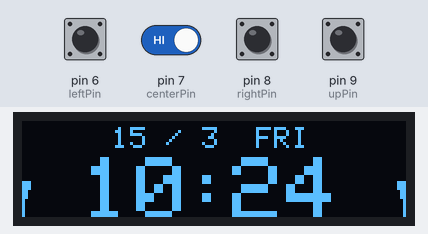
Recording of a sketch running on a simulated Arduino Uno, built with avr-gcc and run on an emulated ATmega328P. On the bench: 128×32 one-colour display. Inputs (shaded band) come from the test bench; at power-on: pin 6 (leftPin), pin 7 (centerPin), pin 8 (rightPin), pin 9 (upPin) HIGH. The modem is registered and sends nothing unless stated; the local clock reads 2024-03-15 10:24:30 at power-on unless the sketch sets it.

Above: at 1.77 s.
1.8 s: pin 7 (centerPin) driven LOW
At 1.92 s:
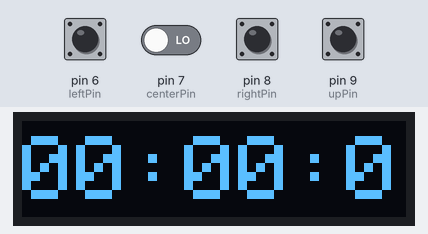
3.9 s: pin 7 (centerPin) driven HIGH
5.4 s: pin 6 (leftPin) pulled LOW for 1 s
At 7.3 s:
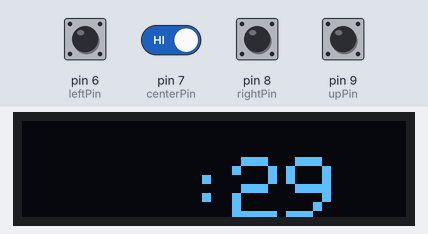
7.9 s: pin 9 (upPin) pulled LOW for 0.15 s
At 8.7 s:
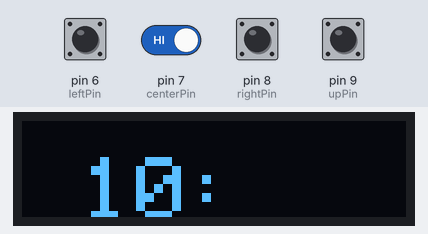
9.5 s: pin 8 (rightPin) pulled LOW for 0.15 s
At 10.5 s:
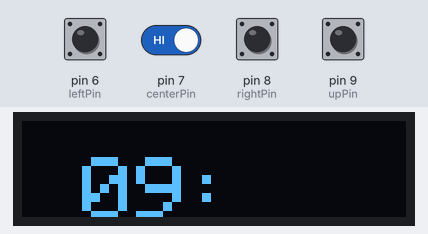
11.1 s: pin 8 (rightPin) pulled LOW for 1 s
At 12.9 s:
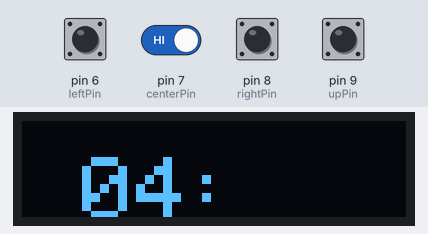
Timing chart, 0 to 14.4 s (numbered marks = the images above; inputs shaded):
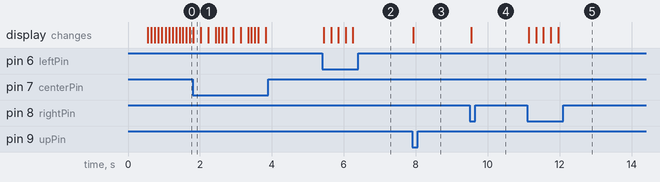

The sketch:

dsiplaySms.ino
```cpp
//#include <SPI.h>
#include <Wire.h>
//#include <Adafruit_GFX.h>
#include <Adafruit_SSD1306.h>
#include "RTClib.h"
#include <Sim800l.h>
#include <SoftwareSerial.h> //is necesary for the library!!
#include "U8glib.h"

RTC_DS3231 rtc;
#define OLED_RESET 4
Adafruit_SSD1306 display(OLED_RESET);

// Variable assignment
char daysOfTheWeek[7][12] = {"SUN", "MON", "TUE", "WED", "THU", "FRI", "SAT"};
char optionKey = 'M', commandKey = '0';
char preferenceKey;
// Variables for button press
char mode[5] = {'M', 'S', 'C', 'P'};
int modeIndex = 0, centerPin = 7, upPin = 9, leftPin = 6, rightPin = 8;
long pressedTime = 0;
// Variables for time quantities
int hourHand, minuteHand, secondHand;
int preHour, preMinute, preSecond;
// Variable for stopwatch quantites
int stopMinute = 0, stopSecond = 0, stopMilliSecond = 0, inProgress = 0, preUnit, resetSW = 0;
int stopMinuteX = 0, stopSecondX = 54, stopMilliSecondX = 108, stopwatchY = 5;
int durationSW, resetUnit, loopDelayCount = 20;
// Variables for animation
int lineLength = 0, blackOn = 1;
// Cursor positions
int hourX = 20, minuteX = 70, dotX = 54, timeY = 12;
int dateX = 30, dateY = 2,durationOff;
//gsm
Sim800l Sim800l;  //to declare the library
String numberSms;
uint8_t index;   // to indicate the message to read.
bool error;       // to store the error output
bool match;       // to check whether numbers match
String number ="+94719688884";
int LEDpin=5, checkSmsDelay = 1, checkSmsTimes = 10;

// Declaring methods
void mainWindowTimeAndDate();
void mainWindowAnime();
void runStopwatch();
void runClockSetting();

void displayColan();
void printHand();
void dotsTicking();
void printDateAndTime();
void drawHoriLine();
void reserStopwatch();
void setResetUnitCursor();

void setup()   {
  Serial.begin(9600);
 // rtc.adjust(DateTime(2018, 11, 8, 10, 53, 00));
  // by default, we'll generate the high voltage from the 3.3v line internally! (neat!)
  display.begin(SSD1306_SWITCHCAPVCC, 0x3C);  // initialize with the I2C addr 0x3C (for the 128x32)
  DateTime now = rtc.now();
  printDateAndTime(now.day(),now.month(),daysOfTheWeek[now.dayOfTheWeek()]);
//gsm

  Sim800l.begin(); // initializate the library.
  index=1; // first position in the prefered memory storage.

}
int times = 0;
void loop(){
  // Set duration for pulsating
  if(inProgress == 0)durationOff = 80;
  if(inProgress == 1)durationOff = 10;
  commandKey = '0';

  DateTime now = rtc.now();
  // Check button press
    checkButtonPress();
  /*
  // Read from the serial
  if(Serial.available()){
    preferenceKey = (char)Serial.read();
    while(Serial.available()){
    Serial.read();
    }
    commandKey = preferenceKey;
  }
  // Serial read is over
  */
  // Run main window section
  //if(checkSms == 0 && optionKey == 'M') Serial.println("SHAPE");
  if(optionKey == 'M'){
    mainWindowTimeAndDate();
    mainWindowAnime();
  }
  // Run stopwatch section
  if(optionKey == 'S' || inProgress == 1){
    runStopwatch();
    }
  // Run setting section
  if(optionKey != 'C')resetUnit = 0;
  if(optionKey == 'C'){
     runClockSetting();
    }
  // Run pin enter section
//  if()

 //gsm
  if(lineLength%33 == 0 && blackOn == 1) checkSmsDelay++;
  if ((checkSmsDelay % checkSmsTimes) == 0){
    checkSmsDelay = 1;
  getNumber();
  checkMatch(numberSms);
 bool error=Sim800l.delAllSms();
  }
}

/////////////////////////////////////// MAIN METHODS /////////////////////////////////////////////
// Main window of the clock
void mainWindowTimeAndDate(){
    displayColan(':');
    display.display();
    DateTime now = rtc.now();
    preSecond = secondHand;
    secondHand = now.second();
      if (secondHand == 0){
        preMinute = minuteHand;
        minuteHand = now.minute();
        // Display the change in minutes
        printHand(preMinute,minuteHand,minuteX,timeY,2);

        // Trigger hour change
          if (preMinute > minuteHand){
            preHour = hourHand;
            hourHand = now.hour();
            // Display the change in hours
            printHand(preHour,hourHand,hourX,timeY,2);

            // Trigger date change
              if (preHour > hourHand){
                printDateAndTime(now.day(),now.month(),daysOfTheWeek[now.dayOfTheWeek()]);
                }
              }
            }
    if (preSecond != secondHand){
    display.setCursor(dotX,timeY);
    display.setTextColor(BLACK);
    displayColan(':');
    display.display();
    delay(durationOff);
    display.setTextColor(WHITE);
        }
 }

// Main window animation
void mainWindowAnime(){
  if(preSecond == secondHand) delay(durationOff);
  lineLength = lineLength % 33;
  if(lineLength == 0 && blackOn == 1)blackOn = 0;
  else if (lineLength == 0)blackOn = 1;
  drawHoriLine(lineLength++);
  }

// Stopwatch window
void runStopwatch(){
  if(stopMinute == 0 && stopSecond == 0 && stopMilliSecond == 0 && resetSW == 0){
    stopMinute = 0, stopSecond = 0, stopMilliSecond = 0;
    resetStopwatch();
    }
  // Start the stopwatch
  if (commandKey == '2' || inProgress == 1){
  inProgress = 1;
  delay(durationSW);
  if(stopMilliSecond == 10 ){
    stopMilliSecond = stopMilliSecond % 10;
    preUnit = stopSecond++;
    //
    if(optionKey == 'S')printHand(preUnit,stopSecond%60,stopSecondX,stopwatchY,2);
    if(stopSecond == 60){
      stopSecond = stopSecond % 60;
      preUnit = stopMinute++;
      //
      if(optionKey == 'S')printHand(preUnit,stopMinute%100,stopMinuteX,stopwatchY,2);
      }
      stopMinute = stopMinute % 100;
    }
  preUnit = stopMilliSecond++;
  //
  if(optionKey == 'S')printHand(preUnit,stopMilliSecond%10,stopMilliSecondX,stopwatchY,1);
  display.display();
 }

// Pause the operation
  if(commandKey == '8' && optionKey == 'S'){
    if(inProgress == 0){
      stopMinute = 0, stopSecond = 0, stopMilliSecond = 0;
      resetStopwatch();
    }
    // Reset the stopwatch
    else inProgress = 0;
      }

  }

// Run clock setting window
void runClockSetting(){
  // preHour = hourHand; preMinute = minuteHand;
      switch (commandKey){
        case '4':
          resetUnit++;
          resetUnit = (2 + resetUnit % 2) % 2;
          break;
        case '6':
          resetUnit--;
          resetUnit = (2 + resetUnit % 2) % 2;
          break;
        }
    setResetUnitCursor();
  }
/////////////////////////////////////SUBORDINATE METHODS////////////////////////////////
// Display colans
void displayColan(char sign){
  switch (sign){
    case ':':
      display.setCursor(dotX,timeY);
      display.print(':');
      break;
    case '/':
      break;
    }
  }
// Print time quantites
void printHand(int preUnit,int timeUnit,int cursorX,int cursorY,int numDigit){
    display.setCursor(cursorX,cursorY);
    display.setTextColor(BLACK);
    if(preUnit<10 && numDigit == 2)display.print(0);
    display.print(preUnit);
    display.setCursor(cursorX,cursorY);
    display.setTextColor(WHITE);
    if(timeUnit<10 && numDigit == 2)display.print(0);
    display.print(timeUnit);
    }
//Display date/month DAY
void printDateAndTime(int dayInfo, int monthInfo, String dayName){
  display.clearDisplay();
  display.setCursor(dateX,dateY);
  display.setTextColor(WHITE);
  display.setTextSize(1);
  display.print(dayInfo);
  display.print(" / ");
  display.print(monthInfo);
  display.print("  ");
  display.print(dayName);
  display.setTextSize(3);
  DateTime now = rtc.now();
  hourHand = now.hour(); minuteHand = now.minute(); secondHand = now.second();
  printHand(0,hourHand,hourX,timeY,2);
  printHand(0,minuteHand,minuteX,timeY,2);
}
// Display the animation
void drawHoriLine(int lineWidth){
  int cursorX = 0;
  double width = (double)lineWidth ;
  width++;
  width = ceil((width/8)*(width/6));
  while(cursorX < width){
    if (blackOn == 0){
  display.drawPixel(cursorX,31 - lineWidth,WHITE);
  display.drawPixel(127-cursorX++,31 - lineWidth,WHITE);
    }
    else {
        display.drawPixel(cursorX,31 - lineWidth,BLACK);
        display.drawPixel(127-cursorX++,31 - lineWidth,BLACK);
      }
   }
}
// Reset stopwatch
void resetStopwatch(){
  resetSW = 1;
  display.setTextColor(WHITE);
  display.setTextSize(3);
  display.clearDisplay();
  // Display the minute in stopwatch
  printHand(0,stopMinute,stopMinuteX,stopwatchY,2);
  display.print(":");
  // Display the second in stopwatch
  printHand(0,stopSecond,stopSecondX,stopwatchY,2);
  display.print(":");
  // Display the milliscond in stopwatch
  printHand(0,stopMilliSecond,stopMilliSecondX,stopwatchY,1);
  display.display();
  }
// Change clock settings
void setResetUnitCursor(){

    DateTime now = rtc.now();
    switch (resetUnit){
      case 0:
          display.clearDisplay();
          printHand(0, minuteHand, minuteX, timeY, 2);
          displayColan(':');
          display.display();
        switch (commandKey){
          case '2':
          preMinute = minuteHand--; minuteHand = (60 + minuteHand % 60) % 60;
          rtc.adjust(DateTime(now.year(), now.month(), now.day(), hourHand, minuteHand, secondHand));
          printHand(preMinute, minuteHand, minuteX, timeY, 2);
          display.display();break;
          case '8':
          preMinute = minuteHand++; minuteHand = (60 + minuteHand % 60) % 60;
          rtc.adjust(DateTime(now.year(), now.month(), now.day(), hourHand, minuteHand, secondHand));
          printHand(preMinute, minuteHand, minuteX, timeY, 2);
          display.display();break;
          }
        break;
      case 1:
          display.clearDisplay();
          printHand(0, hourHand, hourX, timeY, 2);
          displayColan(':');
          display.display();
        switch (commandKey){
          case '2':
          preHour = hourHand--; hourHand = (24 + hourHand % 24) % 24;
          rtc.adjust(DateTime(now.year(), now.month(), now.day(), hourHand, minuteHand, secondHand));
          printHand(preHour, hourHand, hourX, timeY, 2);
          display.display();break;
          case '8':
          preHour = hourHand++; hourHand = (24 + hourHand % 24) % 24;
          rtc.adjust(DateTime(now.year(), now.month(), now.day(), hourHand, minuteHand, secondHand));
          printHand(preHour, hourHand, hourX, timeY, 2);
          display.display();  break;
          }
        break;
      }
}

//gsm methods
void getNumber(){                      // to get the number
  numberSms=Sim800l.getNumberSms(index);


  }


void checkMatch(String smsNumber){      //check whether numbers are equal
  if(smsNumber.equals(number)){
    //what to do when number is equal
    digitalWrite(LEDpin,HIGH);
    delay(1000);
    digitalWrite(LEDpin,LOW);
    match=true;
    }
  else{
    match=false;
      }
    }
 void addNumber(String newNo){          // add a new no.
    number=newNo;

  }

 void sendMessage(){
    Sim800l.sendSms(number,"come get me");

  }
void checkButtonPress(){
  int centerVal = digitalRead(centerPin);
  int upVal = digitalRead(upPin);
  int leftVal = digitalRead(leftPin);
  int rightVal = digitalRead(rightPin);
  if (centerVal == LOW){
    if((millis() - pressedTime) > 200){
    modeIndex = (++modeIndex) % 4;
    pressedTime = millis();
    }
    }
  if (upVal == LOW){
    if((millis() - pressedTime) > 200){
    commandKey = '4';
    pressedTime = millis();
    }
  }
  if (leftVal == LOW){
    if((millis() - pressedTime) > 200){
    commandKey = '8';
    pressedTime = millis();
    }
  }
  if (rightVal == LOW){
    if((millis() - pressedTime) > 200){
    commandKey = '2';
    pressedTime = millis();
    }
  }

    preferenceKey = mode[modeIndex];
    // Current window is the main window
    if (preferenceKey == 'M' && optionKey != 'M'){
      durationSW = 52;
      optionKey = 'M';
      DateTime now = rtc.now();
      printDateAndTime(now.day(),now.month(),daysOfTheWeek[now.dayOfTheWeek()]);
      lineLength = 0; blackOn = 1;
      }
    // Current window is the stopwatch window
    if(preferenceKey == 'S' && optionKey != 'S'){
      optionKey = 'S';
      durationSW = 77;
      if(inProgress == 1 || inProgress == 0){
        resetStopwatch();
        }
    }
    // Current window is the settings window
    if(preferenceKey == 'C' && optionKey != 'C'){
      durationSW = 50;
      optionKey = 'C';
      }
    // Current window is the enter pin window
    if(preferenceKey == 'P' && optionKey != 'P'){
      durationSW = 50;
      optionKey = 'P';
      display.clearDisplay();
      display.setTextSize(1);
      display.setCursor(dateX,dateY);
      display.print("Enter Pin");
      display.display();
      }
  }
```

Measured:
- after the input at 1.8 s, the display: changes at once (image 1)
- after the input at 3.9 s, every drawn part: stays the same
- after the input at 5.4 s, the display: first changes at once (image 2 shows a later state)
- after the input at 7.9 s, the display: changes at once (image 3)
- after the input at 9.5 s, the display: changes at once (image 4)
- after the input at 11.1 s, the display: first changes at once (image 5 shows a later state)
